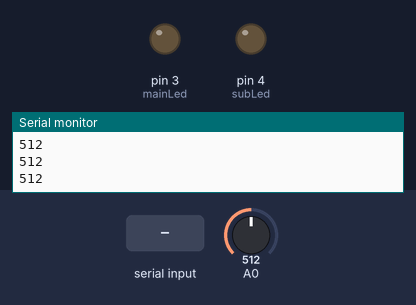
A sketch run on a simulated Arduino Uno, built with avr-gcc and run on an emulated ATmega328P. Shown: output pins drawn as LEDs (lit = HIGH), the last lines printed to the serial monitor. The test bench sets the inputs (shaded band); at power-on: A0 = 512.

Above: at 1.2 s.
1.3 s: A0 set to 887
2.8 s: A0 set to 911
At 3.8 s:
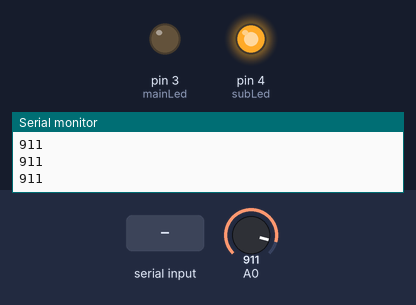
4.3 s: "n" received over the second serial link
At 5.1 s:
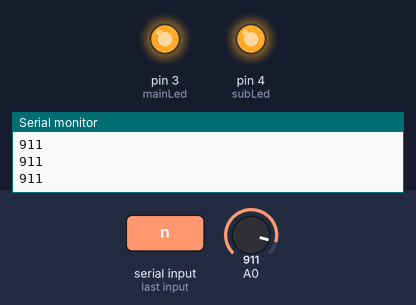
5.9 s: A0 set to 900
At 6.4 s:
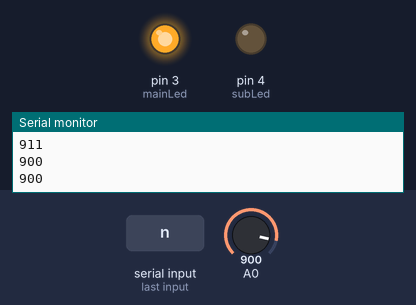
7.5 s: A0 set to 1023
At 8.8 s:
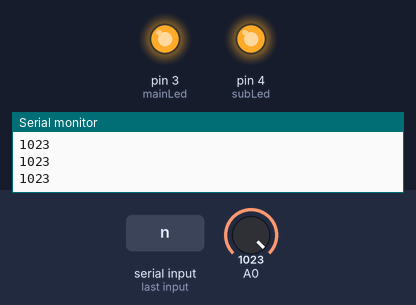
9.1 s: A0 set to 890
At 10.2 s:
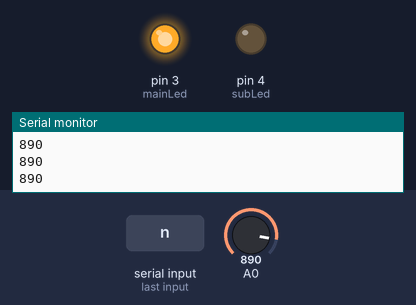
Timing chart, 0 to 11.7 s (numbered marks = the images above; inputs shaded):
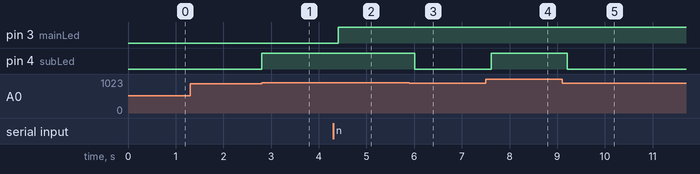

Measured:
- the behaviour switches between 900 and 901 on A0 (found by bisection; images 0 and 1)
- after the input at 2.8 s, pin 4 (subLed): LOW → HIGH at once
- after the input at 4.3 s, pin 3 (mainLed): LOW → HIGH after 0.11 s
- after the input at 5.9 s, pin 4 (subLed): HIGH → LOW after 0.11 s
- after the input at 7.5 s, pin 4 (subLed): LOW → HIGH after 0.11 s
- after the input at 9.1 s, pin 4 (subLed): HIGH → LOW after 0.11 s

The sketch:

led_bluetooth.ino
```cpp
//LED 조도센서 및 블루투스 연결

#include <SoftwareSerial.h>

SoftwareSerial btSerial = SoftwareSerial(9,10);

int mainLed = 3;
int subLed = 4;

void setup() {
  // put your setup code here, to run once:
  Serial.begin(9600);
  btSerial.begin(9600);
  pinMode(mainLed, OUTPUT);
  pinMode(subLed, OUTPUT);
}

void loop() {
  // put your main code here, to run repeatedly:

  if(btSerial.available() >0){
    char btData = btSerial.read();

    if(btData == 'n') {
      digitalWrite(mainLed, HIGH);
    }
    else if(btData == 'f') {
      digitalWrite(mainLed, LOW);
    }
  }

  int cds = analogRead(A0); //A0으로 들어오는 값을 cds에 저장
  Serial.println(cds); //시리얼 모니터에 출력

  if(cds>900) {
    digitalWrite(subLed, HIGH);
  }
  else {
    digitalWrite(subLed, LOW);
  }
  delay(200);
}
```
